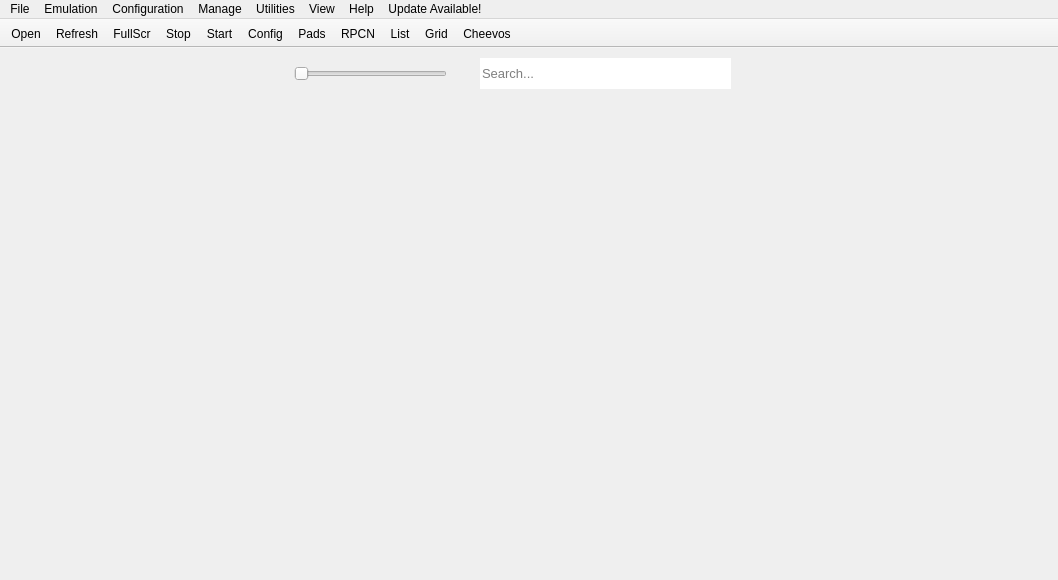
<?xml version="1.0" encoding="UTF-8"?>
<ui version="4.0">
 <class>main_window</class>
 <widget class="QMainWindow" name="main_window">
  <property name="geometry">
   <rect>
    <x>0</x>
    <y>0</y>
    <width>1058</width>
    <height>580</height>
   </rect>
  </property>
  <property name="sizePolicy">
   <sizepolicy hsizetype="Expanding" vsizetype="Expanding">
    <horstretch>0</horstretch>
    <verstretch>0</verstretch>
   </sizepolicy>
  </property>
  <property name="minimumSize">
   <size>
    <width>4</width>
    <height>0</height>
   </size>
  </property>
  <property name="windowTitle">
   <string>RPCS3</string>
  </property>
  <property name="autoFillBackground">
   <bool>false</bool>
  </property>
  <property name="animated">
   <bool>true</bool>
  </property>
  <property name="dockNestingEnabled">
   <bool>true</bool>
  </property>
  <property name="dockOptions">
   <set>QMainWindow::DockOption::AllowNestedDocks|QMainWindow::DockOption::AllowTabbedDocks|QMainWindow::DockOption::AnimatedDocks|QMainWindow::DockOption::GroupedDragging</set>
  </property>
  <widget class="QWidget" name="centralWidget">
   <property name="sizePolicy">
    <sizepolicy hsizetype="Expanding" vsizetype="Expanding">
     <horstretch>0</horstretch>
     <verstretch>0</verstretch>
    </sizepolicy>
   </property>
   <widget class="QLineEdit" name="mw_searchbar">
    <property name="geometry">
     <rect>
      <x>480</x>
      <y>10</y>
      <width>251</width>
      <height>31</height>
     </rect>
    </property>
    <property name="sizePolicy">
     <sizepolicy hsizetype="Expanding" vsizetype="Expanding">
      <horstretch>0</horstretch>
      <verstretch>0</verstretch>
     </sizepolicy>
    </property>
    <property name="font">
     <font>
      <pointsize>10</pointsize>
      <bold>false</bold>
     </font>
    </property>
    <property name="focusPolicy">
     <enum>Qt::FocusPolicy::ClickFocus</enum>
    </property>
    <property name="frame">
     <bool>false</bool>
    </property>
    <property name="placeholderText">
     <string>Search...</string>
    </property>
    <property name="clearButtonEnabled">
     <bool>false</bool>
    </property>
   </widget>
   <widget class="QWidget" name="sizeSliderContainer" native="true">
    <property name="geometry">
     <rect>
      <x>280</x>
      <y>10</y>
      <width>181</width>
      <height>31</height>
     </rect>
    </property>
    <property name="sizePolicy">
     <sizepolicy hsizetype="Fixed" vsizetype="Expanding">
      <horstretch>0</horstretch>
      <verstretch>0</verstretch>
     </sizepolicy>
    </property>
    <layout class="QHBoxLayout" name="sizeSliderContainer_layout">
     <property name="spacing">
      <number>0</number>
     </property>
     <property name="leftMargin">
      <number>14</number>
     </property>
     <property name="topMargin">
      <number>0</number>
     </property>
     <property name="rightMargin">
      <number>14</number>
     </property>
     <property name="bottomMargin">
      <number>0</number>
     </property>
     <item>
      <widget class="QSlider" name="sizeSlider">
       <property name="sizePolicy">
        <sizepolicy hsizetype="Expanding" vsizetype="Preferred">
         <horstretch>0</horstretch>
         <verstretch>0</verstretch>
        </sizepolicy>
       </property>
       <property name="focusPolicy">
        <enum>Qt::FocusPolicy::ClickFocus</enum>
       </property>
       <property name="autoFillBackground">
        <bool>false</bool>
       </property>
       <property name="orientation">
        <enum>Qt::Orientation::Horizontal</enum>
       </property>
       <property name="tickPosition">
        <enum>QSlider::TickPosition::NoTicks</enum>
       </property>
      </widget>
     </item>
    </layout>
   </widget>
  </widget>
  <widget class="QMenuBar" name="menuBar">
   <property name="geometry">
    <rect>
     <x>0</x>
     <y>0</y>
     <width>1058</width>
     <height>21</height>
    </rect>
   </property>
   <property name="contextMenuPolicy">
    <enum>Qt::ContextMenuPolicy::PreventContextMenu</enum>
   </property>
   <widget class="QMenu" name="menuFile">
    <property name="title">
     <string>File</string>
    </property>
    <widget class="QMenu" name="bootElfMenu">
     <property name="enabled">
      <bool>true</bool>
     </property>
     <property name="title">
      <string>Boot (S)Elf</string>
     </property>
     <property name="toolTipsVisible">
      <bool>true</bool>
     </property>
     <addaction name="bootElfAct"/>
     <addaction name="bootTestAct"/>
    </widget>
    <widget class="QMenu" name="bootRecentMenu">
     <property name="title">
      <string>Boot Recent</string>
     </property>
     <property name="toolTipsVisible">
      <bool>true</bool>
     </property>
     <addaction name="clearRecentAct"/>
     <addaction name="freezeRecentAct"/>
     <addaction name="separator"/>
    </widget>
    <widget class="QMenu" name="menuBatch">
     <property name="title">
      <string>All Titles</string>
     </property>
     <addaction name="batchCreateCPUCachesAct"/>
     <addaction name="separator"/>
     <addaction name="batchRemoveCustomConfigurationsAct"/>
     <addaction name="batchRemoveCustomPadConfigurationsAct"/>
     <addaction name="batchRemoveShaderCachesAct"/>
     <addaction name="batchRemovePPUCachesAct"/>
     <addaction name="batchRemoveSPUCachesAct"/>
     <addaction name="removeHDD1CachesAct"/>
     <addaction name="removeAllCachesAct"/>
     <addaction name="removeSavestatesAct"/>
     <addaction name="separator"/>
     <addaction name="cleanUpGameListAct"/>
    </widget>
    <widget class="QMenu" name="menuFirmware">
     <property name="title">
      <string>Firmware</string>
     </property>
     <addaction name="createFirmwareCacheAct"/>
     <addaction name="removeFirmwareCacheAct"/>
    </widget>
    <widget class="QMenu" name="bootRecentSavestatesMenu">
     <property name="title">
      <string>Boot Recent Savestate</string>
     </property>
     <property name="toolTipsVisible">
      <bool>true</bool>
     </property>
     <addaction name="clearRecentSavestatesAct"/>
     <addaction name="freezeRecentSavestatesAct"/>
     <addaction name="separator"/>
    </widget>
    <addaction name="bootGameAct"/>
    <addaction name="bootIsoAct"/>
    <addaction name="bootVSHAct"/>
    <addaction name="bootElfMenu"/>
    <addaction name="bootSavestateAct"/>
    <addaction name="bootRecentSavestatesMenu"/>
    <addaction name="bootRecentMenu"/>
    <addaction name="separator"/>
    <addaction name="addGamesAct"/>
    <addaction name="addIsoGamesAct"/>
    <addaction name="bootInstallPkgAct"/>
    <addaction name="bootInstallPupAct"/>
    <addaction name="separator"/>
    <addaction name="menuBatch"/>
    <addaction name="menuFirmware"/>
    <addaction name="separator"/>
    <addaction name="exitAndSaveLogAct"/>
    <addaction name="exitAct"/>
   </widget>
   <widget class="QMenu" name="menuEmulation">
    <property name="title">
     <string>Emulation</string>
    </property>
    <addaction name="sysPauseAct"/>
    <addaction name="sysStopAct"/>
    <addaction name="sysRebootAct"/>
    <addaction name="separator"/>
    <addaction name="insertDiscAct"/>
    <addaction name="ejectDiscAct"/>
   </widget>
   <widget class="QMenu" name="menuConfiguration">
    <property name="title">
     <string>Configuration</string>
    </property>
    <widget class="QMenu" name="menuDevices">
     <property name="title">
      <string>Devices</string>
     </property>
     <widget class="QMenu" name="menuMice">
      <property name="title">
       <string>Mice</string>
      </property>
      <addaction name="actionBasic_Mouse"/>
      <addaction name="actionRaw_Mouse"/>
     </widget>
     <addaction name="confPadsAct"/>
     <addaction name="menuMice"/>
     <addaction name="confCamerasAct"/>
     <addaction name="actionPS_Move_Tracker"/>
    </widget>
    <widget class="QMenu" name="menuEmulatedDevices">
     <property name="title">
      <string>Emulated Devices</string>
     </property>
     <addaction name="confBuzzAct"/>
     <addaction name="confGHLtarAct"/>
     <addaction name="confTurntableAct"/>
     <addaction name="confUSIOAct"/>
     <addaction name="confPSMoveAct"/>
     <addaction name="confPSMoveDS3Act"/>
     <addaction name="confPSMoveMouseAct"/>
     <addaction name="confGunCon3Act"/>
     <addaction name="confTopShotEliteAct"/>
     <addaction name="confTopShotFearmasterAct"/>
     <addaction name="confLogitechG27Act"/>
    </widget>
    <addaction name="confCPUAct"/>
    <addaction name="confGPUAct"/>
    <addaction name="confAudioAct"/>
    <addaction name="confIOAct"/>
    <addaction name="confSystemAct"/>
    <addaction name="confNetwrkAct"/>
    <addaction name="confAdvAct"/>
    <addaction name="confEmuAct"/>
    <addaction name="confGuiAct"/>
    <addaction name="separator"/>
    <addaction name="menuDevices"/>
    <addaction name="menuEmulatedDevices"/>
    <addaction name="separator"/>
    <addaction name="confShortcutsAct"/>
    <addaction name="actionManage_SoundEffects"/>
    <addaction name="actionRecording"/>
    <addaction name="separator"/>
    <addaction name="confAutopauseManagerAct"/>
   </widget>
   <widget class="QMenu" name="menuManage">
    <property name="title">
     <string>Manage</string>
    </property>
    <widget class="QMenu" name="menuNetworkServices">
     <property name="title">
      <string>Network Services</string>
     </property>
     <addaction name="confRPCNAct"/>
     <addaction name="confClansAct"/>
     <addaction name="confIPCAct"/>
    </widget>
    <widget class="QMenu" name="menuPortals">
     <property name="title">
      <string>Portals and Gates</string>
     </property>
     <addaction name="actionManage_Skylanders_Portal"/>
     <addaction name="actionManage_Infinity_Base"/>
     <addaction name="actionManage_Dimensions_ToyPad"/>
     <addaction name="actionManage_KamenRider_RideGate"/>
    </widget>
    <addaction name="confVFSDialogAct"/>
    <addaction name="separator"/>
    <addaction name="actionManage_Users"/>
    <addaction name="menuNetworkServices"/>
    <addaction name="menuPortals"/>
    <addaction name="separator"/>
    <addaction name="actionManage_RAP_Licenses"/>
    <addaction name="confSavedataManagerAct"/>
    <addaction name="actionManage_Trophy_Data"/>
    <addaction name="actionManage_Savestates"/>
    <addaction name="separator"/>
    <addaction name="actionManage_Cheats"/>
    <addaction name="actionManage_Game_Patches"/>
    <addaction name="separator"/>
    <addaction name="actionManage_Screenshots"/>
   </widget>
   <widget class="QMenu" name="menuUtilities">
    <property name="title">
     <string>Utilities</string>
    </property>
    <addaction name="actionLog_Viewer"/>
    <addaction name="toolsCheckConfigAct"/>
    <addaction name="toolsVfsDialogAct"/>
    <addaction name="patchCreatorAct"/>
    <addaction name="actionMusic_Player"/>
    <addaction name="separator"/>
    <addaction name="toolsCgDisasmAct"/>
    <addaction name="toolsDecryptSprxLibsAct"/>
    <addaction name="toolsExtractMSELFAct"/>
    <addaction name="toolsExtractPUPAct"/>
    <addaction name="toolsExtractTARAct"/>
    <addaction name="separator"/>
    <addaction name="toolsSystemCommandsAct"/>
    <addaction name="toolsmemory_viewerAct"/>
    <addaction name="toolskernel_explorerAct"/>
    <addaction name="toolsRsxDebuggerAct"/>
    <addaction name="separator"/>
    <addaction name="actionCreate_RSX_Capture"/>
    <addaction name="actionopen_rsx_capture"/>
    <addaction name="actionCreate_Savestate"/>
    <addaction name="actionCreate_Savestate_And_Exit"/>
   </widget>
   <widget class="QMenu" name="menuView">
    <property name="title">
     <string>View</string>
    </property>
    <widget class="QMenu" name="menuGame_List_Icons">
     <property name="title">
      <string>Game List Icons</string>
     </property>
     <addaction name="setIconSizeTinyAct"/>
     <addaction name="setIconSizeSmallAct"/>
     <addaction name="setIconSizeMediumAct"/>
     <addaction name="setIconSizeLargeAct"/>
     <addaction name="separator"/>
     <addaction name="actionPreferGameDataIcons"/>
     <addaction name="showCustomIconsAct"/>
     <addaction name="playHoverGifsAct"/>
     <addaction name="playHoverMusicAct"/>
    </widget>
    <widget class="QMenu" name="menuGame_List_View">
     <property name="title">
      <string>Game List View</string>
     </property>
     <addaction name="setListModeAct"/>
     <addaction name="setGridModeAct"/>
    </widget>
    <widget class="QMenu" name="menuGame_List_Grid_Mode">
     <property name="title">
      <string>Game List in Grid Mode</string>
     </property>
     <addaction name="showCompatibilityInGridAct"/>
    </widget>
    <widget class="QMenu" name="menuGame_Categories">
     <property name="title">
      <string>Game Categories</string>
     </property>
     <addaction name="showCatHDDGameAct"/>
     <addaction name="showCatDiscGameAct"/>
     <addaction name="showCatPS1GamesAct"/>
     <addaction name="showCatPS2GamesAct"/>
     <addaction name="showCatPSPGamesAct"/>
     <addaction name="showCatHomeAct"/>
     <addaction name="showCatAudioVideoAct"/>
     <addaction name="showCatGameDataAct"/>
     <addaction name="showCatOSAct"/>
     <addaction name="showCatUnknownAct"/>
     <addaction name="showCatOtherAct"/>
    </widget>
    <addaction name="showDebuggerAct"/>
    <addaction name="showLogAct"/>
    <addaction name="separator"/>
    <addaction name="showTitleBarsAct"/>
    <addaction name="showToolBarAct"/>
    <addaction name="separator"/>
    <addaction name="showGameListAct"/>
    <addaction name="showHiddenEntriesAct"/>
    <addaction name="separator"/>
    <addaction name="menuGame_List_View"/>
    <addaction name="menuGame_List_Grid_Mode"/>
    <addaction name="menuGame_List_Icons"/>
    <addaction name="menuGame_Categories"/>
    <addaction name="separator"/>
    <addaction name="refreshGameListAct"/>
   </widget>
   <widget class="QMenu" name="menuHelp">
    <property name="title">
     <string>Help</string>
    </property>
    <widget class="QMenu" name="languageMenu">
     <property name="title">
      <string>Language</string>
     </property>
     <addaction name="languageAct0"/>
    </widget>
    <addaction name="languageMenu"/>
    <addaction name="separator"/>
    <addaction name="updateAct"/>
    <addaction name="welcomeAct"/>
    <addaction name="supportAct"/>
    <addaction name="separator"/>
    <addaction name="aboutAct"/>
    <addaction name="aboutQtAct"/>
   </widget>
   <widget class="QMenu" name="menuUpdate_Available">
    <property name="title">
     <string>Update Available!</string>
    </property>
    <addaction name="actionDownload_Update"/>
   </widget>
   <addaction name="menuFile"/>
   <addaction name="menuEmulation"/>
   <addaction name="menuConfiguration"/>
   <addaction name="menuManage"/>
   <addaction name="menuUtilities"/>
   <addaction name="menuView"/>
   <addaction name="menuHelp"/>
   <addaction name="menuUpdate_Available"/>
  </widget>
  <widget class="QToolBar" name="toolBar">
   <property name="sizePolicy">
    <sizepolicy hsizetype="Preferred" vsizetype="Preferred">
     <horstretch>0</horstretch>
     <verstretch>0</verstretch>
    </sizepolicy>
   </property>
   <property name="contextMenuPolicy">
    <enum>Qt::ContextMenuPolicy::PreventContextMenu</enum>
   </property>
   <property name="windowTitle">
    <string>Show tool bar</string>
   </property>
   <property name="movable">
    <bool>false</bool>
   </property>
   <property name="allowedAreas">
    <set>Qt::ToolBarArea::TopToolBarArea</set>
   </property>
   <property name="iconSize">
    <size>
     <width>30</width>
     <height>30</height>
    </size>
   </property>
   <property name="toolButtonStyle">
    <enum>Qt::ToolButtonStyle::ToolButtonTextUnderIcon</enum>
   </property>
   <property name="floatable">
    <bool>false</bool>
   </property>
   <attribute name="toolBarArea">
    <enum>TopToolBarArea</enum>
   </attribute>
   <attribute name="toolBarBreak">
    <bool>false</bool>
   </attribute>
   <addaction name="toolbar_open"/>
   <addaction name="toolbar_refresh"/>
   <addaction name="toolbar_fullscreen"/>
   <addaction name="toolbar_stop"/>
   <addaction name="toolbar_start"/>
   <addaction name="toolbar_config"/>
   <addaction name="toolbar_controls"/>
   <addaction name="toolbar_rpcn"/>
   <addaction name="toolbar_list"/>
   <addaction name="toolbar_grid"/>
   <addaction name="toolbar_cheevos"/>
  </widget>
  <action name="bootElfAct">
   <property name="text">
    <string>Boot SELF/ELF</string>
   </property>
  </action>
  <action name="bootTestAct">
   <property name="text">
    <string>Boot Test</string>
   </property>
  </action>
  <action name="bootGameAct">
   <property name="text">
    <string>Boot Game</string>
   </property>
  </action>
  <action name="bootSavestateAct">
   <property name="text">
    <string>Boot Savestate</string>
   </property>
  </action>
  <action name="bootInstallPkgAct">
   <property name="text">
    <string>Install Packages/Raps/Edats</string>
   </property>
   <property name="toolTip">
    <string>Install application from a .pkg file</string>
   </property>
  </action>
  <action name="bootInstallPupAct">
   <property name="text">
    <string>Install Firmware</string>
   </property>
   <property name="toolTip">
    <string>Install firmware from PS3UPDAT.PUP</string>
   </property>
  </action>
  <action name="sysPauseAct">
   <property name="enabled">
    <bool>false</bool>
   </property>
   <property name="icon">
    <iconset resource="../resources.qrc">
     <normaloff>:/Icons/pause.png</normaloff>:/Icons/pause.png</iconset>
   </property>
   <property name="text">
    <string>Pause</string>
   </property>
   <property name="toolTip">
    <string>Start emulation</string>
   </property>
  </action>
  <action name="sysStopAct">
   <property name="enabled">
    <bool>false</bool>
   </property>
   <property name="icon">
    <iconset resource="../resources.qrc">
     <normaloff>:/Icons/stop.png</normaloff>:/Icons/stop.png</iconset>
   </property>
   <property name="text">
    <string>Stop</string>
   </property>
   <property name="toolTip">
    <string>Stop emulation</string>
   </property>
  </action>
  <action name="sysSendOpenMenuAct">
   <property name="enabled">
    <bool>false</bool>
   </property>
   <property name="text">
    <string>Send Open System Menu CMD</string>
   </property>
  </action>
  <action name="confCPUAct">
   <property name="text">
    <string>CPU</string>
   </property>
   <property name="toolTip">
    <string>Configure CPU</string>
   </property>
  </action>
  <action name="confGPUAct">
   <property name="text">
    <string>GPU</string>
   </property>
   <property name="toolTip">
    <string>Configure graphics</string>
   </property>
  </action>
  <action name="confPadsAct">
   <property name="text">
    <string>Pads</string>
   </property>
   <property name="iconText">
    <string>Pads</string>
   </property>
   <property name="toolTip">
    <string>Configure controls</string>
   </property>
  </action>
  <action name="confAudioAct">
   <property name="text">
    <string>Audio</string>
   </property>
   <property name="toolTip">
    <string>Configure audio</string>
   </property>
  </action>
  <action name="confIOAct">
   <property name="text">
    <string>Input/Output</string>
   </property>
   <property name="toolTip">
    <string>Configure Input/Output</string>
   </property>
  </action>
  <action name="confSystemAct">
   <property name="text">
    <string>System</string>
   </property>
   <property name="toolTip">
    <string>Configure system</string>
   </property>
  </action>
  <action name="confNetwrkAct">
   <property name="text">
    <string>Network</string>
   </property>
   <property name="toolTip">
    <string>Configure Network settings</string>
   </property>
  </action>
  <action name="confAdvAct">
   <property name="text">
    <string>Advanced</string>
   </property>
   <property name="toolTip">
    <string>Configure advanced emulator settings</string>
   </property>
  </action>
  <action name="confEmuAct">
   <property name="text">
    <string>Emulator</string>
   </property>
   <property name="toolTip">
    <string>Configure Emulator settings</string>
   </property>
  </action>
  <action name="confGuiAct">
   <property name="text">
    <string>GUI</string>
   </property>
   <property name="toolTip">
    <string>Configure GUI settings</string>
   </property>
  </action>
  <action name="confAutopauseManagerAct">
   <property name="enabled">
    <bool>false</bool>
   </property>
   <property name="text">
    <string>Auto Pause</string>
   </property>
   <property name="toolTip">
    <string>Configure Auto Pause</string>
   </property>
  </action>
  <action name="exitAndSaveLogAct">
   <property name="text">
    <string>Exit and Save Log</string>
   </property>
   <property name="toolTip">
    <string>Exit RPCS3, move the log file to a custom location</string>
   </property>
   <property name="statusTip">
    <string>Exit the application and save the log to a user-defined location</string>
   </property>
  </action>
  <action name="exitAct">
   <property name="text">
    <string>Exit</string>
   </property>
   <property name="toolTip">
    <string>Exit RPCS3</string>
   </property>
   <property name="statusTip">
    <string>Exit the application.</string>
   </property>
  </action>
  <action name="confSavedataManagerAct">
   <property name="enabled">
    <bool>true</bool>
   </property>
   <property name="text">
    <string>Save Data</string>
   </property>
   <property name="toolTip">
    <string>Manage save data</string>
   </property>
  </action>
  <action name="actionManage_Trophy_Data">
   <property name="enabled">
    <bool>true</bool>
   </property>
   <property name="text">
    <string>Trophies</string>
   </property>
   <property name="toolTip">
    <string>Manage trophies</string>
   </property>
  </action>
  <action name="actionManage_Users">
   <property name="text">
    <string>User Accounts</string>
   </property>
   <property name="toolTip">
    <string>Manage user accounts</string>
   </property>
  </action>
  <action name="toolsCgDisasmAct">
   <property name="text">
    <string>Cg Disasm</string>
   </property>
  </action>
  <action name="toolskernel_explorerAct">
   <property name="enabled">
    <bool>false</bool>
   </property>
   <property name="text">
    <string>Kernel Explorer</string>
   </property>
  </action>
  <action name="toolsmemory_viewerAct">
   <property name="enabled">
    <bool>false</bool>
   </property>
   <property name="text">
    <string>Memory Viewer</string>
   </property>
  </action>
  <action name="toolsRsxDebuggerAct">
   <property name="enabled">
    <bool>false</bool>
   </property>
   <property name="text">
    <string>RSX Debugger</string>
   </property>
  </action>
  <action name="toolsDecryptSprxLibsAct">
   <property name="text">
    <string>Decrypt PS3 Binaries</string>
   </property>
  </action>
  <action name="toolsExtractMSELFAct">
   <property name="text">
    <string>Extract MSELF</string>
   </property>
  </action>
  <action name="toolsExtractPUPAct">
   <property name="text">
    <string>Extract PUP</string>
   </property>
  </action>
  <action name="toolsExtractTARAct">
   <property name="text">
    <string>Extract Encrypted TAR</string>
   </property>
   <property name="toolTip">
    <string>Extract files from special .tar files inside PS3UPDAT.PUP</string>
   </property>
  </action>
  <action name="showDebuggerAct">
   <property name="checkable">
    <bool>true</bool>
   </property>
   <property name="text">
    <string>Show Debugger</string>
   </property>
  </action>
  <action name="showLogAct">
   <property name="checkable">
    <bool>true</bool>
   </property>
   <property name="text">
    <string>Show Log/TTY</string>
   </property>
  </action>
  <action name="supportAct">
   <property name="text">
    <string>Support Us</string>
   </property>
   <property name="toolTip">
    <string>To ensure continued improvements of RPCS3, become a part of our Patreon group!</string>
   </property>
  </action>
  <action name="aboutAct">
   <property name="text">
    <string>About RPCS3</string>
   </property>
  </action>
  <action name="aboutQtAct">
   <property name="text">
    <string>About Qt</string>
   </property>
  </action>
  <action name="showGameListAct">
   <property name="checkable">
    <bool>true</bool>
   </property>
   <property name="text">
    <string>Show Game List</string>
   </property>
  </action>
  <action name="showToolBarAct">
   <property name="checkable">
    <bool>true</bool>
   </property>
   <property name="text">
    <string>Show Tool Bar</string>
   </property>
  </action>
  <action name="showCompatibilityInGridAct">
   <property name="checkable">
    <bool>true</bool>
   </property>
   <property name="text">
    <string>Show Game Compatibility</string>
   </property>
  </action>
  <action name="refreshGameListAct">
   <property name="text">
    <string>Refresh Game List</string>
   </property>
  </action>
  <action name="actionManage_RAP_Licenses">
   <property name="enabled">
    <bool>false</bool>
   </property>
   <property name="text">
    <string>RAP Files</string>
   </property>
  </action>
  <action name="updateAct">
   <property name="text">
    <string>Check for Updates</string>
   </property>
  </action>
  <action name="welcomeAct">
   <property name="text">
    <string>View Welcome Dialog</string>
   </property>
  </action>
  <action name="confVFSDialogAct">
   <property name="text">
    <string>Virtual File System</string>
   </property>
  </action>
  <action name="clearRecentAct">
   <property name="text">
    <string>List Clear</string>
   </property>
  </action>
  <action name="freezeRecentAct">
   <property name="checkable">
    <bool>true</bool>
   </property>
   <property name="text">
    <string>List Freeze</string>
   </property>
  </action>
  <action name="setIconSizeTinyAct">
   <property name="checkable">
    <bool>true</bool>
   </property>
   <property name="text">
    <string>Tiny</string>
   </property>
  </action>
  <action name="setIconSizeSmallAct">
   <property name="checkable">
    <bool>true</bool>
   </property>
   <property name="checked">
    <bool>true</bool>
   </property>
   <property name="text">
    <string>Small</string>
   </property>
  </action>
  <action name="setIconSizeMediumAct">
   <property name="checkable">
    <bool>true</bool>
   </property>
   <property name="text">
    <string>Medium</string>
   </property>
  </action>
  <action name="setIconSizeLargeAct">
   <property name="checkable">
    <bool>true</bool>
   </property>
   <property name="text">
    <string>Large</string>
   </property>
  </action>
  <action name="setListModeAct">
   <property name="checkable">
    <bool>true</bool>
   </property>
   <property name="checked">
    <bool>true</bool>
   </property>
   <property name="text">
    <string>List Mode</string>
   </property>
  </action>
  <action name="setGridModeAct">
   <property name="checkable">
    <bool>true</bool>
   </property>
   <property name="text">
    <string>Grid Mode</string>
   </property>
  </action>
  <action name="sysRebootAct">
   <property name="enabled">
    <bool>false</bool>
   </property>
   <property name="icon">
    <iconset resource="../resources.qrc">
     <normaloff>:/Icons/restart.png</normaloff>:/Icons/restart.png</iconset>
   </property>
   <property name="text">
    <string>Restart</string>
   </property>
  </action>
  <action name="showCatHDDGameAct">
   <property name="checkable">
    <bool>true</bool>
   </property>
   <property name="text">
    <string>HDD Games</string>
   </property>
  </action>
  <action name="showCatDiscGameAct">
   <property name="checkable">
    <bool>true</bool>
   </property>
   <property name="text">
    <string>Disc Games</string>
   </property>
  </action>
  <action name="showCatPS1GamesAct">
   <property name="checkable">
    <bool>true</bool>
   </property>
   <property name="text">
    <string>PS1 Games</string>
   </property>
  </action>
  <action name="showCatPS2GamesAct">
   <property name="checkable">
    <bool>true</bool>
   </property>
   <property name="text">
    <string>PS2 Games</string>
   </property>
  </action>
  <action name="showCatPSPGamesAct">
   <property name="checkable">
    <bool>true</bool>
   </property>
   <property name="text">
    <string>PSP Games</string>
   </property>
  </action>
  <action name="showCatHomeAct">
   <property name="checkable">
    <bool>true</bool>
   </property>
   <property name="text">
    <string>Home</string>
   </property>
  </action>
  <action name="showCatAudioVideoAct">
   <property name="checkable">
    <bool>true</bool>
   </property>
   <property name="text">
    <string>Audio/Video</string>
   </property>
  </action>
  <action name="showCatGameDataAct">
   <property name="checkable">
    <bool>true</bool>
   </property>
   <property name="text">
    <string>Game Data</string>
   </property>
  </action>
  <action name="showCatUnknownAct">
   <property name="checkable">
    <bool>true</bool>
   </property>
   <property name="text">
    <string>Unknown</string>
   </property>
  </action>
  <action name="toolbar_start">
   <property name="icon">
    <iconset resource="../resources.qrc">
     <normaloff>:/Icons/play.png</normaloff>:/Icons/play.png</iconset>
   </property>
   <property name="text">
    <string>Start</string>
   </property>
   <property name="toolTip">
    <string>Start emulation</string>
   </property>
  </action>
  <action name="toolbar_stop">
   <property name="icon">
    <iconset resource="../resources.qrc">
     <normaloff>:/Icons/stop.png</normaloff>:/Icons/stop.png</iconset>
   </property>
   <property name="text">
    <string>Stop</string>
   </property>
   <property name="toolTip">
    <string>Stop emulation</string>
   </property>
  </action>
  <action name="toolbar_config">
   <property name="icon">
    <iconset resource="../resources.qrc">
     <normaloff>:/Icons/configure.png</normaloff>:/Icons/configure.png</iconset>
   </property>
   <property name="text">
    <string>Config</string>
   </property>
   <property name="toolTip">
    <string>Configure the emulator</string>
   </property>
  </action>
  <action name="toolbar_rpcn">
   <property name="icon">
    <iconset resource="../resources.qrc">
     <normaloff>:/Icons/rpcn.png</normaloff>:/Icons/rpcn.png</iconset>
   </property>
   <property name="text">
    <string>RPCN</string>
   </property>
   <property name="toolTip">
    <string>Configure RPCN settings</string>
   </property>
  </action>
  <action name="toolbar_controls">
   <property name="icon">
    <iconset resource="../resources.qrc">
     <normaloff>:/Icons/controllers.png</normaloff>:/Icons/controllers.png</iconset>
   </property>
   <property name="text">
    <string>Pads</string>
   </property>
   <property name="toolTip">
    <string>Configure controls</string>
   </property>
  </action>
  <action name="toolbar_fullscreen">
   <property name="icon">
    <iconset resource="../resources.qrc">
     <normaloff>:/Icons/fullscreen.png</normaloff>:/Icons/fullscreen.png</iconset>
   </property>
   <property name="text">
    <string>FullScr</string>
   </property>
   <property name="toolTip">
    <string>Toggle fullscreen</string>
   </property>
  </action>
  <action name="toolbar_list">
   <property name="icon">
    <iconset resource="../resources.qrc">
     <normaloff>:/Icons/list.png</normaloff>:/Icons/list.png</iconset>
   </property>
   <property name="text">
    <string>List</string>
   </property>
   <property name="toolTip">
    <string>Switch to list mode</string>
   </property>
  </action>
  <action name="toolbar_grid">
   <property name="icon">
    <iconset resource="../resources.qrc">
     <normaloff>:/Icons/grid.png</normaloff>:/Icons/grid.png</iconset>
   </property>
   <property name="text">
    <string>Grid</string>
   </property>
   <property name="toolTip">
    <string>Switch to grid mode</string>
   </property>
  </action>
  <action name="toolbar_refresh">
   <property name="icon">
    <iconset resource="../resources.qrc">
     <normaloff>:/Icons/refresh.png</normaloff>:/Icons/refresh.png</iconset>
   </property>
   <property name="text">
    <string>Refresh</string>
   </property>
   <property name="toolTip">
    <string>Refresh gamelist</string>
   </property>
  </action>
  <action name="toolbar_open">
   <property name="icon">
    <iconset resource="../resources.qrc">
     <normaloff>:/Icons/open.png</normaloff>:/Icons/open.png</iconset>
   </property>
   <property name="text">
    <string>Open</string>
   </property>
   <property name="toolTip">
    <string>Boot a game</string>
   </property>
  </action>
  <action name="showCatOtherAct">
   <property name="checkable">
    <bool>true</bool>
   </property>
   <property name="text">
    <string>Other</string>
   </property>
  </action>
  <action name="showHiddenEntriesAct">
   <property name="checkable">
    <bool>true</bool>
   </property>
   <property name="text">
    <string>Show Hidden Entries</string>
   </property>
  </action>
  <action name="actionopen_rsx_capture">
   <property name="text">
    <string>Open RSX Capture</string>
   </property>
  </action>
  <action name="addGamesAct">
   <property name="text">
    <string>Add Games</string>
   </property>
  </action>
  <action name="showTitleBarsAct">
   <property name="checkable">
    <bool>true</bool>
   </property>
   <property name="text">
    <string>Show Title Bars</string>
   </property>
  </action>
  <action name="batchCreateCPUCachesAct">
   <property name="text">
    <string>Create LLVM Caches</string>
   </property>
  </action>
  <action name="batchRemoveCustomConfigurationsAct">
   <property name="text">
    <string>Remove Custom Configurations</string>
   </property>
  </action>
  <action name="batchRemoveCustomPadConfigurationsAct">
   <property name="text">
    <string>Remove Custom Gamepad Configurations</string>
   </property>
  </action>
  <action name="batchRemoveShaderCachesAct">
   <property name="text">
    <string>Remove Shader Caches</string>
   </property>
  </action>
  <action name="batchRemovePPUCachesAct">
   <property name="text">
    <string>Remove PPU Caches</string>
   </property>
  </action>
  <action name="batchRemoveSPUCachesAct">
   <property name="text">
    <string>Remove SPU Caches</string>
   </property>
  </action>
  <action name="removeHDD1CachesAct">
   <property name="text">
    <string>Remove HDD1 Caches</string>
   </property>
  </action>
  <action name="removeAllCachesAct">
   <property name="text">
    <string>Remove All Caches</string>
   </property>
  </action>
  <action name="removeSavestatesAct">
   <property name="text">
    <string>Remove Savestates</string>
   </property>
  </action>
  <action name="cleanUpGameListAct">
   <property name="text">
    <string>Clean up Game List</string>
   </property>
  </action>
  <action name="actionManage_Skylanders_Portal">
   <property name="text">
    <string>Skylanders Portal</string>
   </property>
  </action>
  <action name="actionManage_Infinity_Base">
   <property name="text">
    <string>Infinity Base</string>
   </property>
  </action>
  <action name="actionManage_Dimensions_ToyPad">
   <property name="text">
    <string>Dimensions Toypad</string>
   </property>
  </action>
  <action name="actionManage_KamenRider_RideGate">
   <property name="text">
    <string>Kamen Rider Ride Gate</string>
   </property>
  </action>
  <action name="actionManage_Cheats">
   <property name="text">
    <string>Cheats</string>
   </property>
  </action>
  <action name="languageAct0">
   <property name="checkable">
    <bool>true</bool>
   </property>
   <property name="text">
    <string>English</string>
   </property>
  </action>
  <action name="actionManage_Screenshots">
   <property name="text">
    <string>Screenshots</string>
   </property>
  </action>
  <action name="removeFirmwareCacheAct">
   <property name="text">
    <string>Remove Firmware Cache</string>
   </property>
  </action>
  <action name="createFirmwareCacheAct">
   <property name="text">
    <string>Create Firmware Cache</string>
   </property>
  </action>
  <action name="actionCreate_RSX_Capture">
   <property name="enabled">
    <bool>false</bool>
   </property>
   <property name="text">
    <string>Create RSX Capture</string>
   </property>
  </action>
  <action name="actionCreate_Savestate">
   <property name="enabled">
    <bool>false</bool>
   </property>
   <property name="text">
    <string>Create Savestate</string>
   </property>
  </action>
  <action name="actionCreate_Savestate_And_Exit">
   <property name="enabled">
    <bool>false</bool>
   </property>
   <property name="text">
    <string>Stop And Create Savestate</string>
   </property>
  </action>
  <action name="actionManage_Game_Patches">
   <property name="text">
    <string>Game Patches</string>
   </property>
  </action>
  <action name="confRPCNAct">
   <property name="text">
    <string>RPCN</string>
   </property>
   <property name="toolTip">
    <string>Configure RPCN</string>
   </property>
  </action>
  <action name="confClansAct">
   <property name="text">
    <string>Clans</string>
   </property>
   <property name="toolTip">
    <string>Configure Clans</string>
   </property>
  </action>
  <action name="confIPCAct">
   <property name="text">
    <string>IPC</string>
   </property>
   <property name="toolTip">
    <string>Configure IPC</string>
   </property>
  </action>
  <action name="actionLog_Viewer">
   <property name="text">
    <string>Log Viewer</string>
   </property>
  </action>
  <action name="showCustomIconsAct">
   <property name="checkable">
    <bool>true</bool>
   </property>
   <property name="checked">
    <bool>true</bool>
   </property>
   <property name="text">
    <string>Show Custom Icons</string>
   </property>
  </action>
  <action name="playHoverGifsAct">
   <property name="checkable">
    <bool>true</bool>
   </property>
   <property name="checked">
    <bool>true</bool>
   </property>
   <property name="text">
    <string>Play Hover Gifs</string>
   </property>
  </action>
  <action name="bootVSHAct">
   <property name="text">
    <string>Boot VSH/XMB</string>
   </property>
  </action>
  <action name="patchCreatorAct">
   <property name="text">
    <string>Patch Creator</string>
   </property>
  </action>
  <action name="confCamerasAct">
   <property name="text">
    <string>Cameras</string>
   </property>
  </action>
  <action name="ejectDiscAct">
   <property name="enabled">
    <bool>false</bool>
   </property>
   <property name="text">
    <string>Eject Disc</string>
   </property>
  </action>
  <action name="insertDiscAct">
   <property name="enabled">
    <bool>false</bool>
   </property>
   <property name="text">
    <string>Insert Disc</string>
   </property>
  </action>
  <action name="toolsCheckConfigAct">
   <property name="text">
    <string>Check Config</string>
   </property>
  </action>
  <action name="confShortcutsAct">
   <property name="text">
    <string>Keyboard Shortcuts</string>
   </property>
  </action>
  <action name="toolsSystemCommandsAct">
   <property name="enabled">
    <bool>false</bool>
   </property>
   <property name="text">
    <string>System Commands</string>
   </property>
  </action>
  <action name="confBuzzAct">
   <property name="text">
    <string>Buzz</string>
   </property>
  </action>
  <action name="confGHLtarAct">
   <property name="text">
    <string>GHLtar</string>
   </property>
  </action>
  <action name="confTurntableAct">
   <property name="text">
    <string>Turntable</string>
   </property>
  </action>
  <action name="confUSIOAct">
   <property name="text">
    <string>USIO</string>
   </property>
  </action>
  <action name="confPSMoveDS3Act">
   <property name="text">
    <string>PS Move (Fake)</string>
   </property>
  </action>
  <action name="confPSMoveMouseAct">
   <property name="text">
    <string>PS Move (Mouse)</string>
   </property>
  </action>
  <action name="confGunCon3Act">
   <property name="text">
    <string>GunCon 3</string>
   </property>
  </action>
  <action name="confTopShotEliteAct">
   <property name="text">
    <string>Top Shot Elite</string>
   </property>
  </action>
  <action name="confTopShotFearmasterAct">
   <property name="text">
    <string>Top Shot Fearmaster</string>
   </property>
  </action>
  <action name="confLogitechG27Act">
   <property name="text">
    <string>Logitech G27 Wheel</string>
   </property>
  </action>
  <action name="actionBasic_Mouse">
   <property name="text">
    <string>Basic Mouse</string>
   </property>
  </action>
  <action name="actionRaw_Mouse">
   <property name="text">
    <string>Raw Mouse</string>
   </property>
  </action>
  <action name="toolsVfsDialogAct">
   <property name="text">
    <string>VFS Tool</string>
   </property>
  </action>
  <action name="actionPS_Move_Tracker">
   <property name="text">
    <string>PS Move Tracker</string>
   </property>
  </action>
  <action name="confPSMoveAct">
   <property name="text">
    <string>PS Move</string>
   </property>
  </action>
  <action name="showCatOSAct">
   <property name="checkable">
    <bool>true</bool>
   </property>
   <property name="text">
    <string>Operating System</string>
   </property>
  </action>
  <action name="clearRecentSavestatesAct">
   <property name="text">
    <string>List Clear</string>
   </property>
  </action>
  <action name="freezeRecentSavestatesAct">
   <property name="checkable">
    <bool>true</bool>
   </property>
   <property name="text">
    <string>List Freeze</string>
   </property>
  </action>
  <action name="actionManage_Savestates">
   <property name="text">
    <string>Savestates</string>
   </property>
  </action>
  <action name="actionPreferGameDataIcons">
   <property name="checkable">
    <bool>true</bool>
   </property>
   <property name="text">
    <string>Prefer Game Data Icons</string>
   </property>
  </action>
  <action name="actionMusic_Player">
   <property name="text">
    <string>Music Player</string>
   </property>
  </action>
  <action name="actionManage_SoundEffects">
   <property name="text">
    <string>Sound Effects</string>
   </property>
  </action>
  <action name="actionDownload_Update">
   <property name="text">
    <string>Download Update</string>
   </property>
  </action>
  <action name="addIsoGamesAct">
   <property name="text">
    <string>Add ISO Games</string>
   </property>
  </action>
  <action name="bootIsoAct">
   <property name="text">
    <string>Boot ISO</string>
   </property>
  </action>
  <action name="toolbar_cheevos">
   <property name="icon">
    <iconset theme="QIcon::ThemeIcon::MediaEject"/>
   </property>
   <property name="text">
    <string>Cheevos</string>
   </property>
   <property name="menuRole">
    <enum>QAction::MenuRole::NoRole</enum>
   </property>
  </action>
  <action name="actionManage_RAIntegration">
   <property name="text">
    <string>RAIntegration</string>
   </property>
  </action>
  <action name="playHoverMusicAct">
   <property name="checkable">
    <bool>true</bool>
   </property>
   <property name="checked">
    <bool>true</bool>
   </property>
   <property name="text">
    <string>Play Hover Music</string>
   </property>
  </action>
  <action name="actionRecording">
   <property name="text">
    <string>Recording</string>
   </property>
  </action>
 </widget>
 <layoutdefault spacing="6" margin="11"/>
 <resources>
  <include location="../resources.qrc"/>
 </resources>
 <connections/>
</ui>
